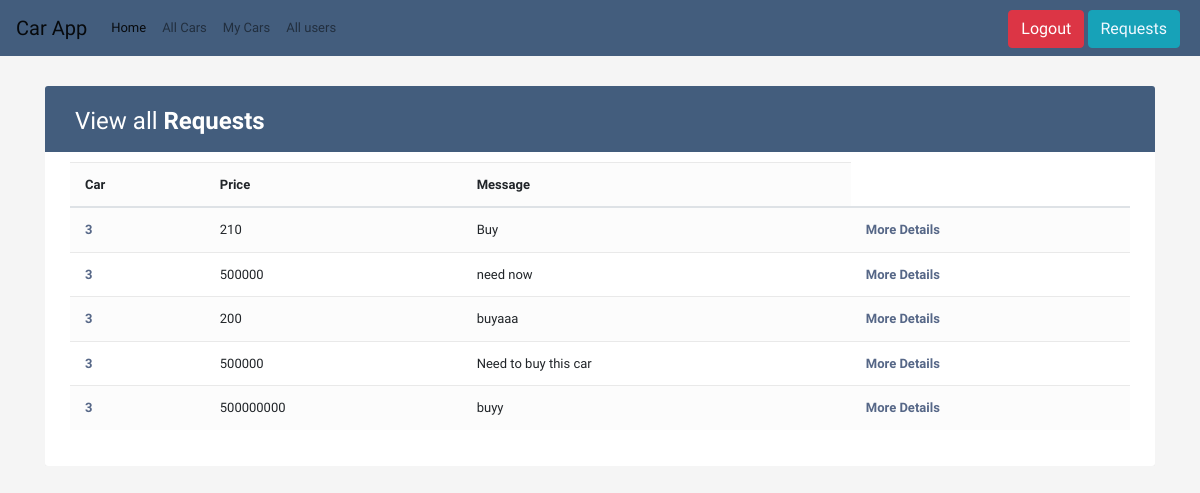
Screenshot of /requests (signed in) with the database file from the repository.
### model.py (models this page shows, shortened)
class Buy_Request(db.Model):
    __tablename__ = "buy_request"
    request_id = db.Column(db.Integer, autoincrement=True, primary_key=True)
    requestor_id = db.Column(db.Integer, db.ForeignKey(User.user_id))
    car_id = db.Column(db.Integer, db.ForeignKey(Car.car_id))
    requested_id = db.Column(db.Integer, db.ForeignKey(User.user_id))
    buy_price = db.Column(db.Integer)
    message = db.Column(db.String)

### server.py (the view)
@app.route("/requests", methods=["GET"])
def get_all_requests():
    logged_in_email = session.get("user_email")
    if logged_in_email is None:
        return ('You must be logged in', 403)
    user = crud.get_user_by_email(logged_in_email)
    requests = Buy_Request.query.filter(Buy_Request.requested_id == user.user_id).all()
    return render_template("all_requests.html", requests=requests)

### crud.py (called while the page is built)
def get_user_by_email(email):
    return User.query.filter(User.email == email).first()

### templates/all_requests.html (shortened to what this page needs)
{% extends 'base.html' %}
{%block special%}
	<link rel="stylesheet" href="https://stackpath.bootstrapcdn.com/bootstrap/4.5.0/css/bootstrap.min.css">
	<link rel="stylesheet" href="https://maxcdn.bootstrapcdn.com/font-awesome/4.7.0/css/font-awesome.min.css">
{%endblock%}
{% block body %}
	<div class="container-xl">
		<div class="table-responsive">
			<div class="table-wrapper">
				<div class="table-title">
					<div class="row">
						<div class="col-sm-6">
							<h2>View all <b>Requests</b></h2>
						</div>
					</div>
				</div>
				<table class="table table-striped table-hover">
				<tr>
					<td><b>Car</b></td>
					<td><b>Price</b></td>
					<td><b>Message</b></td>
				</tr>
					<tbody>
					{%for request in requests%}
					<tr>
						<td><a href="/cars/{{request.car_id}}">{{ request.car_id }}</a></td>
						<td>{{ request.buy_price }}</td>
						<td>{{ request.message }}</td>
                        <td><a href="/cars/{{request.car_id}}">More Details</a></td>
					</tr>
				{%endfor%}
					</tbody>
				</table>
			</div>
		</div>
	</div>
{% endblock %}

### templates/base.html (shortened to what this page needs)
<!doctype html>
<html>
  <head>
    <link rel="stylesheet" href="https://stackpath.bootstrapcdn.com/bootstrap/4.5.0/css/bootstrap.min.css">
    <link rel="stylesheet" href="https://maxcdn.bootstrapcdn.com/font-awesome/4.7.0/css/font-awesome.min.css">
    {%block special%}{%endblock%}
  </head>
  <body>
      <nav class="navbar navbar-expand-lg navbar-light bg-light" style="background-color: #435d7d !important;">
        <a class="navbar-brand" href="/">Car App</a>
        <div class="collapse navbar-collapse" id="navbarSupportedContent">
          <ul class="navbar-nav mr-auto">
            <li class="nav-item active">
              <a class="nav-link" href="/">Home <span class="sr-only">(current)</span></a>
            </li>
            <li class="nav-item">
              <a class="nav-link" href="/allcars">All Cars</a>
            </li>
            <li class="nav-item">
              <a class="nav-link" href="/cars">My Cars</a>
            </li>
            <li class="nav-item">
              <a class="nav-link" href="/allusers">All users</a>
            </li>
            {% block logout %}
            <form action="/logout" method='GET' class="right">
              <button type="submit" class="btn btn-danger">Logout</button>
            <button  type="button" class="btn btn-info"><a href="/requests" style="color:aliceblue;">Requests</a></button>
            </form>
            {%endblock%}
        </div>
      </nav>
    {% block body %}{% endblock %}
  </body>
</html>

### templates/all_requests.html (style rules this page uses)
body { color: #566787; background: #f5f5f5; font-family: 'Varela Round', sans-serif; font-size: 13px; }
.table-responsive { margin: 30px 0; }
.table-wrapper { background: #fff; padding: 20px 25px; border-radius: 3px; min-width: 1000px; box-shadow: 0 1px 1px rgba(0,0,0,.05); }
.table-title { padding-bottom: 15px; background: #435d7d; color: #fff; padding: 16px 30px; min-width: 100%; margin: -20px -25px 10px; border-radius: 3px 3px 0 0; }
.table-title h2 { margin: 5px 0 0; font-size: 24px; }
table.table tr th, table.table tr td { border-color: #e9e9e9; padding: 12px 15px; vertical-align: middle; }
table.table-striped tbody tr:nth-of-type(odd) { background-color: #fcfcfc; }
table.table td a { font-weight: bold; color: #566787; display: inline-block; text-decoration: none; outline: none !important; }

### templates/base.html (style rules this page uses)
.right { position: absolute; right: 0px; padding-right: 20px; }

### rows the page displays
Buy_Request: car_id "3", buy_price "210", message "Buy"
Buy_Request: car_id "3", buy_price "500000", message "need now"
Buy_Request: car_id "3", buy_price "200", message "buyaaa"
Buy_Request: car_id "3", buy_price "500000", message "Need to buy this car"
Buy_Request: car_id "3", buy_price "500000000", message "buyy"
